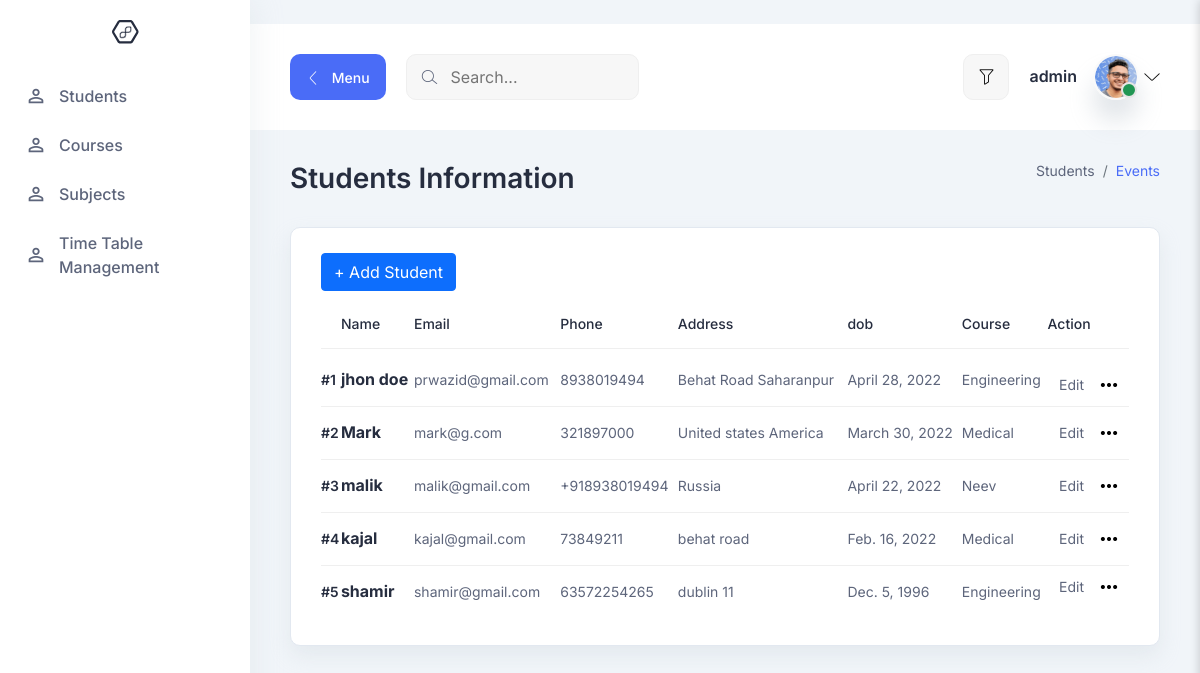
/all-students (signed in), run on an earlier commit of the app's database.
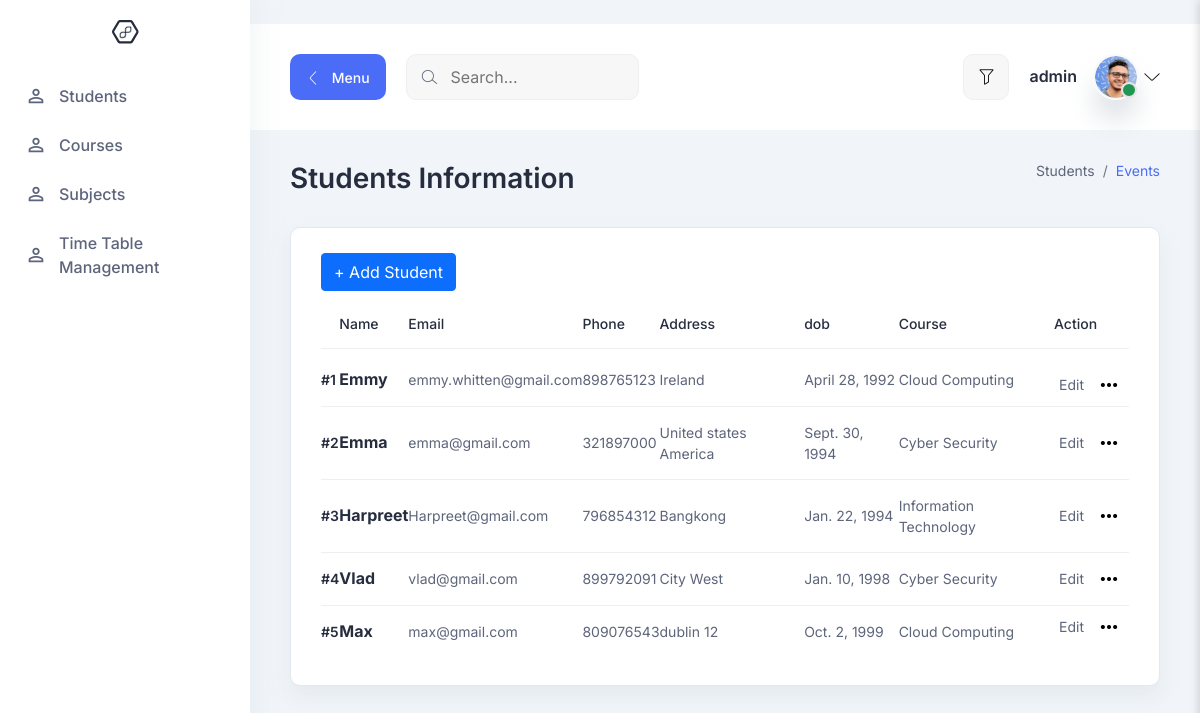
And on a later commit of the database.
### src/models.py (models this page shows)
class student(models.Model):
    teacher_id = models.ForeignKey(teacher , on_delete=models.CASCADE)
    name = models.CharField(max_length=100)
    email = models.EmailField(max_length=100)
    phone = models.CharField(max_length=100)
    address = models.CharField(max_length=100)
    dob = models.DateField()
    course = models.ForeignKey(courses , on_delete=models.CASCADE)
    def __str__(self):
        return self.name

class courses(models.Model):
    course_name = models.CharField(max_length=100)
    def __str__(self):
        return self.course_name

### src/views.py (the view)
# urls.py: path('all-students', all_students, name='all-students'),
@login_required(login_url='teacher-login')
def all_students(request):
    get_teacher = teacher.objects.get(user=request.user)
    get_students = student.objects.filter(teacher_id=get_teacher)
    print(get_students)
    return render(request, 'students.html', {'students': get_students})

### src/templates/students.html (shortened to what this page needs)
{% extends 'base.html' %}
{% block content %}
<section class="table-components">
    <div class="container-fluid">
      <div class="title-wrapper pt-30">
        <div class="row align-items-center">
          <div class="col-md-6">
            <div class="title mb-30">
              <h2>Students Information</h2>
            </div>
          </div>
          <div class="col-md-6">
            <div class="breadcrumb-wrapper mb-30">
              <nav aria-label="breadcrumb">
                <ol class="breadcrumb">
                  <li class="breadcrumb-item">
                    <a href="#0">Students</a>
                  </li>
                  <li class="breadcrumb-item active" aria-current="page">
                    Events
                  </li>
                </ol>
              </nav>
            </div>
          </div>
        </div>
      </div>
      <div class="tables-wrapper">
        <div class="row">
          <div class="col-lg-12">
            <div class="card-style mb-30">
              <h6 class="mb-10">
                   <a class="btn btn-primary" href="/add-student" role="button">+ Add Student</a>
            </h6>
              <div class="table-responsive">
                <table class="table">
                  <thead>
                    <tr>
                        <th><h6></h6></th>
                        <th><h6>Name</h6></th>
                        <th><h6>Email</h6></th>
                        <th><h6>Phone</h6></th>
                        <th><h6>Address</h6></th>
                        <th><h6>dob</h6></th>
                        <th><h6>Course</h6></th>
                        <th><h6>Action</h6></th>
                    </tr>
                  </thead>
                  <tbody>
                    {% for s in  students %}
                    <tr>
                        <td><p><h6 class="text-sm">#{{forloop.counter}}</h6></p></td>
                        <td><p>
                        <h5 class="text-bold text-dark">
                          {{ s.name }}
                        </h5>
                      </p></td>
                        <td><p>{{ s.email }}</p></td>
                        <td><p>{{ s.phone }}</p></td>
                        <td><p>{{ s.address }}</p></td>
                        <td><p>{{ s.dob }}</p></td>
                        <td><p>{{ s.course }}</p></td>
                      <td class="min-width">
                        <div class="action justify-content-end">
                          <p>
                            <a href="/update-student/{{s.id}}">Edit</a>
                          </p>
                          <button
                            class="more-btn ml-10 dropdown-toggle"
                            id="moreAction1"
                            data-bs-toggle="dropdown"
                            aria-expanded="false"
                          >
                            <i class="lni lni-more-alt"></i>
                          </button>
                        </div>
                      </td>
                    </tr>
                {% endfor %}
                  </tbody>
                </table>
              </div>
            </div>
          </div>
        </div>
      </div>
    </div>
  </section>
{% endblock %}

### src/templates/base.html (shortened to what this page needs)
{% load static %}web/
<!DOCTYPE html>
<html lang="en">
  <head>
    <link rel="stylesheet" href="{% static  'web/assets/css/bootstrap.min.css' %}" />
    <link rel="stylesheet" href="{% static  'web/assets/css/LineIcons.css' %}" />
    <link rel="stylesheet" href="{% static  'web/assets/css/quill/bubble.css' %}" />
    <link rel="stylesheet" href="{% static  'web/assets/css/quill/snow.css' %}" />
    <link rel="stylesheet" href="{% static  'web/assets/css/fullcalendar.css' %}" />
    <link rel="stylesheet" href="{% static  'web/assets/css/morris.css' %}" />
    <link rel="stylesheet" href="{% static  'web/assets/css/vanilla-dataTables.min.css' %}" />
    <link rel="stylesheet" href="{% static  'web/assets/css/main.css' %}" />
  </head>
  <body>
    <aside class="sidebar-nav-wrapper">
      <div class="navbar-logo">
        <a href="/">
          <img src="{% static  'web/assets/images/logo/logo-2.svg' %}" alt="logo" />
        </a>
      </div>
      <nav class="sidebar-nav">
        <ul>
          <li class="nav-item">
            <a href="/all-students">
              <span class="icon">
              </span>
              <span class="text">
               Students
              </span>
            </a>
          </li>
          <li class="nav-item">
            <a href="/all-courses">
              <span class="icon">
              </span>
              <span class="text">
                Courses
              </span>
            </a>
          </li>
          <li class="nav-item">
            <a href="/all-subjects">
              <span class="icon">
              </span>
              <span class="text">
                Subjects
              </span>
            </a>
          </li>
          <li class="nav-item">
            <a href="/all-timetable_management">
              <span class="icon">
              </span>
              <span class="text">
                Time Table Management
              </span>
            </a>
          </li>
        </ul>
      </nav>
    </aside>
    <main class="main-wrapper">
      <header class="header">
        <div class="container-fluid">
          <div class="row">
            <div class="col-lg-5 col-md-5 col-6">
              <div class="header-left d-flex align-items-center">
                <div class="menu-toggle-btn mr-20">
                  <button
                    id="menu-toggle"
                    class="main-btn primary-btn btn-hover"
                  >
                    <i class="lni lni-chevron-left me-2"></i> Menu
                  </button>
                </div>
                <div class="header-search d-none d-md-flex">
                  <form action="#">
                    <input type="text" placeholder="Search..." />
                    <button><i class="lni lni-search-alt"></i></button>
                  </form>
                </div>
              </div>
            </div>
            <div class="col-lg-7 col-md-7 col-6">
              <div class="header-right">
                <div class="filter-box ml-15 d-none d-md-flex">
                  <button class="" type="button" id="filter">
                    <i class="lni lni-funnel"></i>
                  </button>
                </div>
                <div class="profile-box ml-15">
                  <button
                    class="dropdown-toggle bg-transparent border-0"
                    type="button"
                    id="profile"
                    data-bs-toggle="dropdown"
                    aria-expanded="false"
                  >
                    <div class="profile-info">
                      <div class="info">
                        <h6>{{request.user}}</h6>
                        <div class="image">
                          <img
                            src="{% static 'web/assets/images/profile/profile-1.png' %}"
                            alt=""
                          />
                          <span class="status"></span>
                        </div>
                      </div>
                    </div>
                    <i class="lni lni-chevron-down"></i>
                  </button>
                </div>
              </div>
            </div>
          </div>
        </div>
      </header>
      {% block content %}
      {% endblock content %}
    </main>
  </body>
</html>

### static/web/assets/css/fullcalendar.css (style rules this page uses)
:root { --fc-daygrid-event-dot-width: 8px; }
:root { --fc-list-event-dot-width: 10px; --fc-list-event-hover-bg-color: #f5f5f5; }

What changed in the data, as far as the page shows it:
changed student: name "jhon doe" → "Emmy"; email "prwazid@gmail.com" → "emmy.whitten@gmail.com"; phone "8938019494" → "898765123"; address "Behat Road Saharanpur" → "Ireland"; dob "April 28, 2022" → "April 28, 1992"; course "Engineering" → "Cloud Computing"
changed student "United states America": name "Mark" → "Emma"; email "mark@g.com" → "emma@gmail.com"; dob "March 30, 2022" → "Sept. 30, 1994"; course "Medical" → "Cyber Security"
changed student: name "malik" → "Harpreet"; email "malik@gmail.com" → "Harpreet@gmail.com"; phone "+918938019494" → "796854312"; address "Russia" → "Bangkong"; dob "April 22, 2022" → "Jan. 22, 1994"; course "Neev" → "Information Technology"
changed student: name "kajal" → "Vlad"; email "kajal@gmail.com" → "vlad@gmail.com"; phone "73849211" → "899792091"; address "behat road" → "City West"; dob "Feb. 16, 2022" → "Jan. 10, 1998"; course "Medical" → "Cyber Security"
changed student: name "shamir" → "Max"; email "shamir@gmail.com" → "max@gmail.com"; phone "63572254265" → "809076543"; address "dublin 11" → "dublin 12"; dob "Dec. 5, 1996" → "Oct. 2, 1999"; course "Engineering" → "Cloud Computing"
